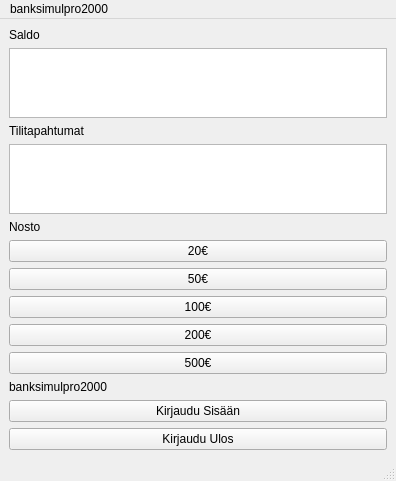
<?xml version="1.0" encoding="UTF-8"?>
<ui version="4.0">
 <class>MainWindow</class>
 <widget class="QMainWindow" name="MainWindow">
  <property name="geometry">
   <rect>
    <x>0</x>
    <y>0</y>
    <width>396</width>
    <height>471</height>
   </rect>
  </property>
  <property name="windowTitle">
   <string>MainWindow</string>
  </property>
  <widget class="QWidget" name="centralwidget">
   <layout class="QGridLayout" name="gridLayout">
    <item row="1" column="0">
     <widget class="QTextEdit" name="textEditsaldo">
      <property name="readOnly">
       <bool>true</bool>
      </property>
     </widget>
    </item>
    <item row="3" column="0">
     <widget class="QTextEdit" name="textEdittili">
      <property name="readOnly">
       <bool>true</bool>
      </property>
     </widget>
    </item>
    <item row="20" column="0">
     <widget class="QPushButton" name="btn200">
      <property name="text">
       <string>200€</string>
      </property>
     </widget>
    </item>
    <item row="22" column="0">
     <widget class="QLabel" name="labelpro">
      <property name="text">
       <string>banksimulpro2000</string>
      </property>
     </widget>
    </item>
    <item row="2" column="0">
     <widget class="QLabel" name="labeltili">
      <property name="text">
       <string>Tilitapahtumat</string>
      </property>
     </widget>
    </item>
    <item row="19" column="0">
     <widget class="QPushButton" name="btn100">
      <property name="text">
       <string>100€</string>
      </property>
     </widget>
    </item>
    <item row="21" column="0">
     <widget class="QPushButton" name="btn500">
      <property name="text">
       <string>500€</string>
      </property>
     </widget>
    </item>
    <item row="7" column="0">
     <widget class="QLabel" name="labelnosto">
      <property name="text">
       <string>Nosto</string>
      </property>
     </widget>
    </item>
    <item row="0" column="0">
     <widget class="QLabel" name="labelsaldo">
      <property name="text">
       <string>Saldo</string>
      </property>
     </widget>
    </item>
    <item row="17" column="0">
     <widget class="QPushButton" name="btn20">
      <property name="text">
       <string>20€</string>
      </property>
     </widget>
    </item>
    <item row="24" column="0">
     <widget class="QPushButton" name="btnlogout">
      <property name="text">
       <string>Kirjaudu Ulos</string>
      </property>
     </widget>
    </item>
    <item row="23" column="0">
     <widget class="QPushButton" name="btnlogin">
      <property name="text">
       <string>Kirjaudu Sisään</string>
      </property>
     </widget>
    </item>
    <item row="18" column="0">
     <widget class="QPushButton" name="btn50">
      <property name="text">
       <string>50€</string>
      </property>
     </widget>
    </item>
   </layout>
  </widget>
  <widget class="QMenuBar" name="menubar">
   <property name="geometry">
    <rect>
     <x>0</x>
     <y>0</y>
     <width>396</width>
     <height>17</height>
    </rect>
   </property>
   <widget class="QMenu" name="menubanksimulpro2000">
    <property name="title">
     <string>banksimulpro2000</string>
    </property>
   </widget>
   <addaction name="menubanksimulpro2000"/>
  </widget>
  <widget class="QStatusBar" name="statusbar"/>
 </widget>
 <resources/>
 <connections/>
</ui>
